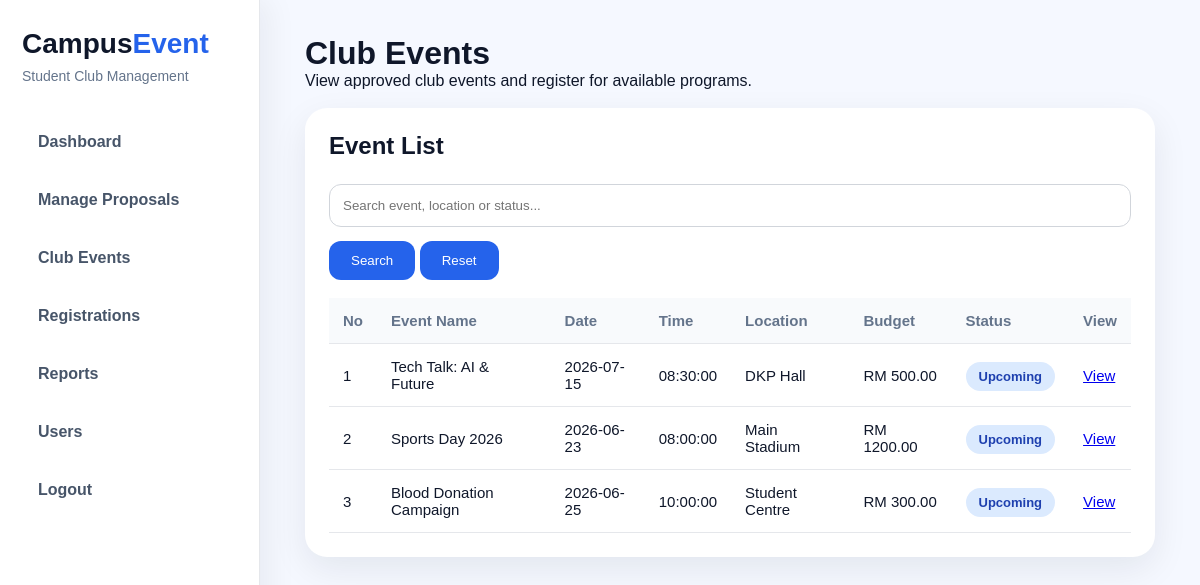
The app's page /events.php (signed in) with its own data.
### tables this page shows
CREATE TABLE `events` (
  `event_id` int(11) NOT NULL,
  `proposal_id` int(11) DEFAULT NULL,
  `event_name` varchar(150) NOT NULL,
  `event_date` date NOT NULL,
  `event_time` time NOT NULL,
  `location` varchar(150) NOT NULL,
  `description` text DEFAULT NULL,
  `budget` decimal(10,2) DEFAULT NULL,
  `status` enum('Upcoming','Completed','Cancelled') DEFAULT 'Upcoming',
  `created_at` timestamp NOT NULL DEFAULT current_timestamp()
);

### events.php (the view, shortened to what this page needs)
<?php
include 'includes/db.php';
$search = "";
if (isset($_GET['search'])) {
    $search = $_GET['search'];
    $events = mysqli_query($conn, "
    SELECT * FROM events
    WHERE event_name LIKE '%$search%'
    OR location LIKE '%$search%'
    OR status LIKE '%$search%'
    ORDER BY event_id DESC
    ");
} else {
    $events = mysqli_query($conn, "SELECT * FROM events ORDER BY event_id DESC");
}
?>
<!DOCTYPE html>
<html>
<head>
    <link rel="stylesheet" href="assets/css/style.css?v=3">
</head>
<body>
    <?php include 'includes/sidebar.php'; ?>
    <div class="main">
        <h1>Club Events</h1>
        <p>View approved club events and register for available programs.</p>
        <br>
        <div class="card">
            <h2>Event List</h2>
            <br>
            <form method="GET">
                <input type="text" name="search" placeholder="Search event, location or status..."
                    value="<?php echo $search; ?>">
                <button type="submit">Search</button>
                <a href="events.php">
                    <button type="button">Reset</button>
                </a>
            </form>
            <br>
            <table>
                <tr>
                    <th>No</th>
                    <th>Event Name</th>
                    <th>Date</th>
                    <th>Time</th>
                    <th>Location</th>
                    <th>Budget</th>
                    <th>Status</th>
                    <th>View</th>
                </tr>
                <?php
                $no = 1;
                if (mysqli_num_rows($events) > 0) {
                    while ($row = mysqli_fetch_assoc($events)) {
                        ?>
                        <tr>
                            <td><?php echo $no++; ?></td>
                            <td><?php echo $row['event_name']; ?></td>
                            <td><?php echo $row['event_date']; ?></td>
                            <td><?php echo $row['event_time']; ?></td>
                            <td><?php echo $row['location']; ?></td>
                            <td>RM <?php echo $row['budget']; ?></td>
                            <td>
                                <span class="badge badge-<?php echo strtolower($row['status']); ?>">
                                    <?php echo $row['status']; ?>
                                </span>
                            </td>
                            <td>
                                <a href="event_detail.php?id=<?php echo $row['event_id']; ?>">View</a>
                            </td>
                        </tr>
                        <?php
                    }
                } else {
                    ?>
                    <tr>
                        <td colspan="9">No event found.</td>
                    </tr>
                <?php } ?>
            </table>
        </div>
    </div>
</body>
</html>

### assets/css/style.css (style rules this page uses)
* { margin: 0; padding: 0; box-sizing: border-box; font-family: Arial, sans-serif; }
body { background: #f5f8ff; color: #0f172a; }
.main { margin-left: 260px; padding: 35px 45px; }
.card, .table-card { background: white; padding: 24px; border-radius: 22px; box-shadow: 0 12px 35px rgba(15, 23, 42, 0.08); overflow-x: auto; }
table { width: 100%; border-collapse: collapse; }
th, td { padding: 14px; border-bottom: 1px solid #e5e7eb; text-align: left; font-size: 15px; }
th { background: #f8fafc; color: #64748b; }
input, textarea, select { width: 100%; padding: 13px; border: 1px solid #d1d5db; border-radius: 12px; margin-top: 6px; margin-bottom: 14px; }
button { background: #2563eb; color: white; border: none; padding: 12px 22px; border-radius: 12px; cursor: pointer; }
.badge { padding: 7px 13px; border-radius: 20px; font-size: 13px; font-weight: bold; }
.badge-upcoming { background: #dbeafe; color: #1e40af; }

### records on screen
events: event_name "Tech Talk: AI & Future", event_date "2026-07-15", event_time "08:30:00", location "DKP Hall", budget "500.00", status "Upcoming"
events: event_name "Sports Day 2026", event_date "2026-06-23", event_time "08:00:00", location "Main Stadium", budget "1200.00", status "Upcoming"
events: event_name "Blood Donation Campaign", event_date "2026-06-25", event_time "10:00:00", location "Student Centre", budget "300.00", status "Upcoming"
